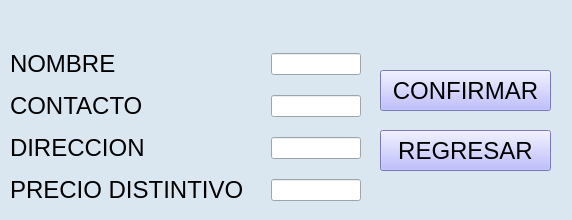
<?xml version="1.0" encoding="UTF-8"?>
<ui version="4.0">
 <class>AgregarPro</class>
 <widget class="QMainWindow" name="AgregarPro">
  <property name="geometry">
   <rect>
    <x>0</x>
    <y>0</y>
    <width>572</width>
    <height>220</height>
   </rect>
  </property>
  <property name="palette">
   <palette>
    <active>
     <colorrole role="Base">
      <brush brushstyle="SolidPattern">
       <color alpha="255">
        <red>255</red>
        <green>255</green>
        <blue>255</blue>
       </color>
      </brush>
     </colorrole>
     <colorrole role="Window">
      <brush brushstyle="SolidPattern">
       <color alpha="255">
        <red>218</red>
        <green>231</green>
        <blue>240</blue>
       </color>
      </brush>
     </colorrole>
    </active>
    <inactive>
     <colorrole role="Base">
      <brush brushstyle="SolidPattern">
       <color alpha="255">
        <red>255</red>
        <green>255</green>
        <blue>255</blue>
       </color>
      </brush>
     </colorrole>
     <colorrole role="Window">
      <brush brushstyle="SolidPattern">
       <color alpha="255">
        <red>218</red>
        <green>231</green>
        <blue>240</blue>
       </color>
      </brush>
     </colorrole>
    </inactive>
    <disabled>
     <colorrole role="Base">
      <brush brushstyle="SolidPattern">
       <color alpha="255">
        <red>218</red>
        <green>231</green>
        <blue>240</blue>
       </color>
      </brush>
     </colorrole>
     <colorrole role="Window">
      <brush brushstyle="SolidPattern">
       <color alpha="255">
        <red>218</red>
        <green>231</green>
        <blue>240</blue>
       </color>
      </brush>
     </colorrole>
    </disabled>
   </palette>
  </property>
  <property name="windowTitle">
   <string>Agregar</string>
  </property>
  <widget class="QWidget" name="centralwidget">
   <widget class="QWidget" name="formLayoutWidget">
    <property name="geometry">
     <rect>
      <x>10</x>
      <y>50</y>
      <width>351</width>
      <height>154</height>
     </rect>
    </property>
    <layout class="QGridLayout" name="gridLayout">
     <item row="3" column="2">
      <spacer name="verticalSpacer_2">
       <property name="orientation">
        <enum>Qt::Vertical</enum>
       </property>
       <property name="sizeHint" stdset="0">
        <size>
         <width>20</width>
         <height>40</height>
        </size>
       </property>
      </spacer>
     </item>
     <item row="5" column="2">
      <spacer name="verticalSpacer">
       <property name="orientation">
        <enum>Qt::Vertical</enum>
       </property>
       <property name="sizeHint" stdset="0">
        <size>
         <width>20</width>
         <height>40</height>
        </size>
       </property>
      </spacer>
     </item>
     <item row="1" column="2">
      <spacer name="verticalSpacer_3">
       <property name="orientation">
        <enum>Qt::Vertical</enum>
       </property>
       <property name="sizeHint" stdset="0">
        <size>
         <width>20</width>
         <height>40</height>
        </size>
       </property>
      </spacer>
     </item>
     <item row="4" column="2">
      <widget class="QLineEdit" name="txtDireccionAP"/>
     </item>
     <item row="6" column="2">
      <widget class="QLineEdit" name="txtPrecioAP"/>
     </item>
     <item row="2" column="2">
      <widget class="QLineEdit" name="txtContactoAP"/>
     </item>
     <item row="6" column="0">
      <widget class="QLabel" name="lolPrecioP">
       <property name="font">
        <font>
         <pointsize>18</pointsize>
        </font>
       </property>
       <property name="text">
        <string>PRECIO DISTINTIVO</string>
       </property>
      </widget>
     </item>
     <item row="0" column="0">
      <widget class="QLabel" name="lblNombreP">
       <property name="font">
        <font>
         <pointsize>18</pointsize>
        </font>
       </property>
       <property name="text">
        <string>NOMBRE</string>
       </property>
      </widget>
     </item>
     <item row="4" column="0">
      <widget class="QLabel" name="lblDireccionP">
       <property name="font">
        <font>
         <pointsize>18</pointsize>
        </font>
       </property>
       <property name="text">
        <string>DIRECCION</string>
       </property>
      </widget>
     </item>
     <item row="2" column="0">
      <widget class="QLabel" name="lblContactoP">
       <property name="font">
        <font>
         <pointsize>18</pointsize>
        </font>
       </property>
       <property name="text">
        <string>CONTACTO</string>
       </property>
      </widget>
     </item>
     <item row="0" column="1">
      <spacer name="horizontalSpacer">
       <property name="orientation">
        <enum>Qt::Horizontal</enum>
       </property>
       <property name="sizeHint" stdset="0">
        <size>
         <width>40</width>
         <height>20</height>
        </size>
       </property>
      </spacer>
     </item>
     <item row="0" column="2">
      <widget class="QLineEdit" name="txtNombreAP"/>
     </item>
    </layout>
   </widget>
   <widget class="QPushButton" name="btnRegresarAPro">
    <property name="geometry">
     <rect>
      <x>380</x>
      <y>130</y>
      <width>171</width>
      <height>41</height>
     </rect>
    </property>
    <property name="font">
     <font>
      <pointsize>18</pointsize>
     </font>
    </property>
    <property name="cursor">
     <cursorShape>PointingHandCursor</cursorShape>
    </property>
    <property name="styleSheet">
     <string notr="true">background-color: rgb(170, 170, 255);</string>
    </property>
    <property name="text">
     <string>REGRESAR</string>
    </property>
    <property name="icon">
     <iconset>
      <normaloff>../assets/images inventario/flecha-hacia-atras.png</normaloff>../assets/images inventario/flecha-hacia-atras.png</iconset>
    </property>
    <property name="iconSize">
     <size>
      <width>25</width>
      <height>25</height>
     </size>
    </property>
   </widget>
   <widget class="QPushButton" name="btnConfirmarAPro">
    <property name="geometry">
     <rect>
      <x>380</x>
      <y>70</y>
      <width>171</width>
      <height>41</height>
     </rect>
    </property>
    <property name="palette">
     <palette>
      <active>
       <colorrole role="Button">
        <brush brushstyle="SolidPattern">
         <color alpha="255">
          <red>170</red>
          <green>170</green>
          <blue>255</blue>
         </color>
        </brush>
       </colorrole>
       <colorrole role="Base">
        <brush brushstyle="SolidPattern">
         <color alpha="255">
          <red>170</red>
          <green>170</green>
          <blue>255</blue>
         </color>
        </brush>
       </colorrole>
       <colorrole role="Window">
        <brush brushstyle="SolidPattern">
         <color alpha="255">
          <red>170</red>
          <green>170</green>
          <blue>255</blue>
         </color>
        </brush>
       </colorrole>
      </active>
      <inactive>
       <colorrole role="Button">
        <brush brushstyle="SolidPattern">
         <color alpha="255">
          <red>170</red>
          <green>170</green>
          <blue>255</blue>
         </color>
        </brush>
       </colorrole>
       <colorrole role="Base">
        <brush brushstyle="SolidPattern">
         <color alpha="255">
          <red>170</red>
          <green>170</green>
          <blue>255</blue>
         </color>
        </brush>
       </colorrole>
       <colorrole role="Window">
        <brush brushstyle="SolidPattern">
         <color alpha="255">
          <red>170</red>
          <green>170</green>
          <blue>255</blue>
         </color>
        </brush>
       </colorrole>
      </inactive>
      <disabled>
       <colorrole role="Button">
        <brush brushstyle="SolidPattern">
         <color alpha="255">
          <red>170</red>
          <green>170</green>
          <blue>255</blue>
         </color>
        </brush>
       </colorrole>
       <colorrole role="Base">
        <brush brushstyle="SolidPattern">
         <color alpha="255">
          <red>170</red>
          <green>170</green>
          <blue>255</blue>
         </color>
        </brush>
       </colorrole>
       <colorrole role="Window">
        <brush brushstyle="SolidPattern">
         <color alpha="255">
          <red>170</red>
          <green>170</green>
          <blue>255</blue>
         </color>
        </brush>
       </colorrole>
      </disabled>
     </palette>
    </property>
    <property name="font">
     <font>
      <pointsize>18</pointsize>
     </font>
    </property>
    <property name="cursor">
     <cursorShape>PointingHandCursor</cursorShape>
    </property>
    <property name="styleSheet">
     <string notr="true">background-color: rgb(170, 170, 255);</string>
    </property>
    <property name="text">
     <string>CONFIRMAR</string>
    </property>
    <property name="icon">
     <iconset>
      <normaloff>../assets/images necesarias/firmar.png</normaloff>../assets/images necesarias/firmar.png</iconset>
    </property>
    <property name="iconSize">
     <size>
      <width>32</width>
      <height>32</height>
     </size>
    </property>
   </widget>
  </widget>
 </widget>
 <resources/>
 <connections/>
</ui>
